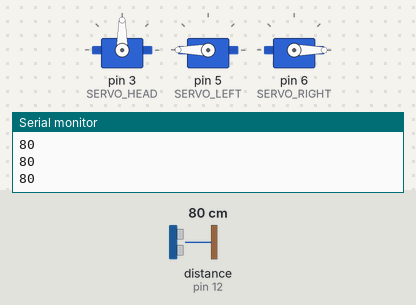
A sketch run on a simulated Arduino Uno, built with avr-gcc and run on an emulated ATmega328P. Parts: 3 × servo, the last lines printed to the serial monitor. Wiring (inferred from the names in the program): ultrasonic range finder: trigger pin 11; echo pin 12. The inputs (shaded band) are chosen by the test bench; at power-on: distance to the obstacle (sensor on pin 12) 80 cm. The echo pulse lasts 58.3 µs per cm.

Above: at 1.2 s.
1.3 s: distance to the obstacle (sensor on pin 12) set to 35 cm
2.8 s: distance to the obstacle (sensor on pin 12) set to 28 cm
At 2.96 s:
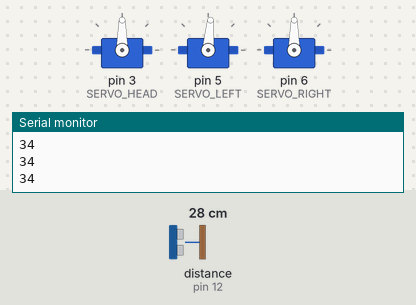
At 3.57 s:
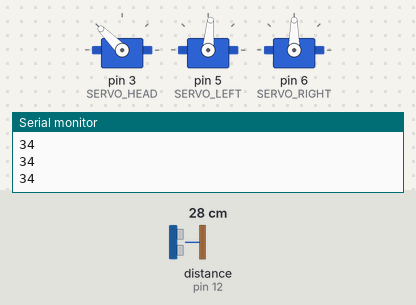
5.8 s: distance to the obstacle (sensor on pin 12) set to 2 cm
At 7.1 s:
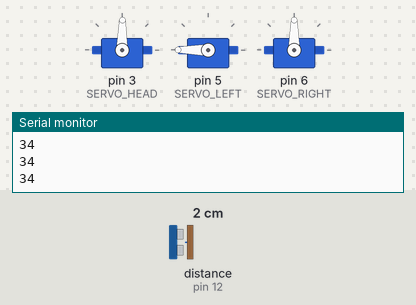
Timing chart, 0 to 9.3 s (numbered marks = the images above; inputs shaded):
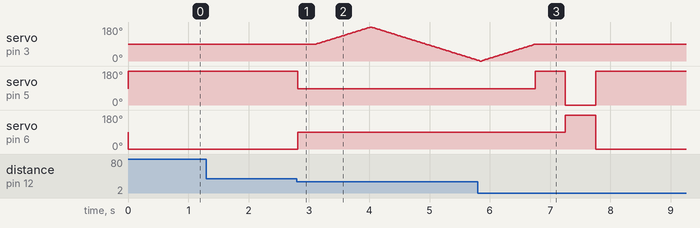

Measured:
- the behaviour switches between 32 and 31 cm on distance to the obstacle (sensor on pin 12) (found by bisection; images 0 and 1)
- after the input at 2.8 s, servo on pin 3 (SERVO_HEAD): rises from 90° to 179° in 0.89 s, then falls to 5° in 1.8 s; servo on pin 5 (SERVO_LEFT): 180° → 85° at once; servo on pin 6 (SERVO_RIGHT): 0° → 90° at once
- after the input at 5.8 s, servo on pin 3 (SERVO_HEAD): goes on until 6.7 s, then stays 89°; servo on pin 5 (SERVO_LEFT): goes on until 7.8 s, then stays 180°

The sketch:

Projeto_Robo_Explorador_Main.ino
```cpp
#include <Servo.h>

/* Servo da cabeça do robô. */
#define SERVO_HEAD 3 // Define que o pino 3 será usado para o servo da cabeça.

/* Servos das rodas do robô. */
#define SERVO_LEFT 5 // Define que o pino 5 será usado para a roda esquerda.
#define SERVO_RIGHT 6 // Define que o pino 6 será usado para a roda direita.

/* Definições do sonar. */
#define TRIG 11 // Define o pino 11 como o gatilho do sonar.
#define ECHO 12 // Define o pino 12 como o receptor do sonar.

#define resposta 10 //Define o valor de resposta padrão para o sensor.

/* Servos */
Servo head;
Servo wheel_L;
Servo wheel_R;

int posH = 90, posL = 85, posR = 90;

/* Sonar. */
int distancia = 0, duracao = 0;
int moveC = 0, moveL = 0, moveR = 0, verify = 0;

void setup()
{
  Serial.begin(9600);
  Serial.flush();
  head.attach(SERVO_HEAD); // Recebe o valor do pino atribuido.
  wheel_L.attach(SERVO_LEFT); // Recebe o valor do pino atribuido.
  wheel_R.attach(SERVO_RIGHT); // Recebe o valor do pino atribuido.

  head.write(posH); // Inicia a cabeça com 90.
  wheel_L.write(posL); // Inicia a roda esquerda com 85.
  wheel_R.write(posR); // Inicia a roda direita com 90.

  pinMode(TRIG, OUTPUT); // Define o gatilho como uma saida.
  pinMode(ECHO, INPUT); // Define o retorno como uma entrada.
} // End of setup();

void loop()
{
  verify = verifica();
  if((verify <= 30) && (verify >= 2))
  {
    parar();
    //Serial.println("Distancia da frente fora do limite!");
    moveCabeca();
  }
  Serial.println(verify);
  //Serial.println(" CM");
  andarFrente();
  delay(50);
} // End of loop();
```

Projeto_Robo_Explorador_Andar.ino
```cpp
/*
 * posL = 300
 * posR = 0
 *
 * Para o robô andar para frente, pois um tem de ficar invertido com relação ao outro.
 * */

void parar()
{
  //posL = 85;
  //posR = 90;
  wheel_L.write(posL);
  wheel_R.write(posR);
} // End of parar();

void andarFrente()
{
  wheel_L.write(posL + 250);
  wheel_R.write(posR - 250);
} // End of andarFrente();

void virarEsquerda()
{
  wheel_L.write(posL + 250);
  wheel_R.write(posR);
} // End of virarEsquerda();

void virarDireita()
{
  wheel_L.write(posL);
  wheel_R.write(posR - 250);
} // End of virarDireita();

void andarRe()
{
  wheel_L.write(posL - 250);
  wheel_R.write(posR + 250);
} // End of andarRe();
```

Projeto_Robo_Explorador_MoveCabeca.ino
```cpp
void moveCabeca()
{
   head.write(posH);
   delay(300);

  for(int pos = posH; pos < 180; pos++)
  {
    head.write(pos);
    delay(resposta);
  }
  moveL = verifica();
  //Serial.print(moveL);
  //Serial.println(" CM Left");

  for(int pos = 180; pos > -1; pos--)
  {
    head.write(pos);
    delay(resposta);
  }
  moveR = verifica();
  //Serial.print(moveR);
  //Serial.println(" CM Right");

  for(int pos = 0; pos < posH; pos++)
  {
    head.write(pos);
    delay(resposta);
  }
  moveC = verifica();
  //Serial.print(moveC);
  //Serial.println(" CM Center");

  if((moveC >= moveL) && (moveC >= moveR)){/*Serial.println("Move Center");*/ andarFrente(); delay(500); }
  if((moveL > moveC) && (moveL > moveR)){/*Serial.println("Move Left");*/ virarEsquerda(); delay(500); }
  if((moveR > moveL) && (moveR > moveC)){/*Serial.println("Move Right");*/ virarDireita(); delay(500); }

  if((moveC <= 30) && (moveL <= 30) && (moveR <= 30))
  {
    andarRe();
    delay(500);
    if(moveR > moveL){ virarDireita(); }
    if(moveL > moveR){ virarEsquerda(); }
  }
} // End of moveCabeca();
```

Projeto_Robo_Explorador_Verificar.ino
```cpp
int verifica()// retorna um inteiro que é a distancia.
{
  digitalWrite(TRIG, 1);
  delayMicroseconds(10);
  digitalWrite(TRIG, 0);

  duracao = pulseIn(ECHO, 1);
  //distancia = (duracao/29/2);
  distancia = (duracao/58);

  return distancia;
} // End of verifica();
```
